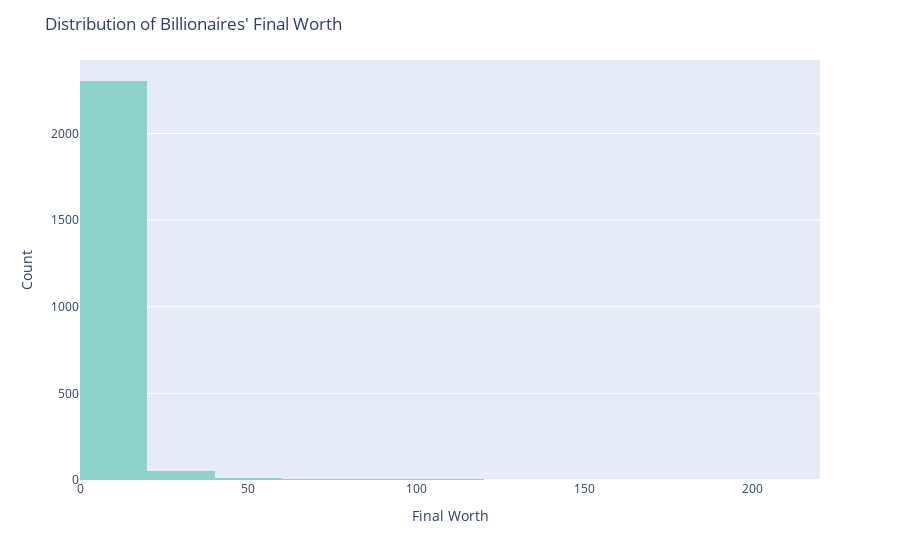

Notebook code cell kept with this figure:
### Code cell
fig = px.histogram(df_tmp, x='finalWorth', nbins=20, color_discrete_sequence=px.colors.qualitative.Set3)
fig.update_layout(title='Distribution of Billionaires\' Final Worth',
                  xaxis_title='Final Worth',
                  yaxis_title='Count')
fig.show()

### Figure 1 — Plotly figure (JSON) as saved in the notebook; plotly's stock layout.template omitted (floating-point values rounded to 4 significant figures; data arrays with more than 128 entries replaced by an {"elided": "..."} marker saying what was removed)
{"data": [{"alignmentgroup": "True", "bingroup": "x", "hovertemplate": "finalWorth=%{x}<br>count=%{y}<extra></extra>", "legendgroup": "", "marker": {"color": "rgb(141,211,199)", "pattern": {"shape": ""}}, "name": "", "nbinsx": 20, "offsetgroup": "", "orientation": "v", "showlegend": false, "type": "histogram", "x": {"elided": "2382 float values"}, "xaxis": "x", "yaxis": "y"}], "layout": {"barmode": "relative", "legend": {"tracegroupgap": 0}, "margin": {"t": 60}, "title": {"text": "Distribution of Billionaires' Final Worth"}, "xaxis": {"anchor": "y", "domain": [0, 1], "title": {"text": "Final Worth"}}, "yaxis": {"anchor": "x", "domain": [0, 1], "title": {"text": "Count"}}}}
